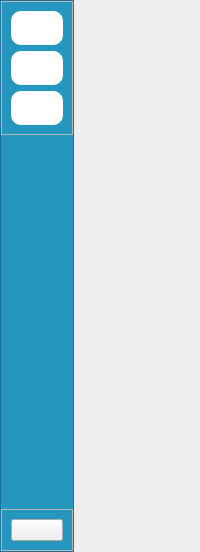
        <widget class="QWidget" name="left_menu" native="true">
         <layout class="QHBoxLayout" name="horizontalLayout_4">
          <property name="leftMargin">
           <number>0</number>
          </property>
          <property name="topMargin">
           <number>0</number>
          </property>
          <property name="rightMargin">
           <number>0</number>
          </property>
          <property name="bottomMargin">
           <number>0</number>
          </property>
          <item alignment="Qt::AlignmentFlag::AlignLeft">
           <widget class="QFrame" name="frame">
            <property name="styleSheet">
             <string notr="true">#frame{
	background-color:  #2596be;
}</string>
            </property>
            <property name="frameShape">
             <enum>QFrame::Shape::StyledPanel</enum>
            </property>
            <property name="frameShadow">
             <enum>QFrame::Shadow::Raised</enum>
            </property>
            <layout class="QVBoxLayout" name="verticalLayout_3">
             <property name="leftMargin">
              <number>0</number>
             </property>
             <property name="topMargin">
              <number>0</number>
             </property>
             <property name="rightMargin">
              <number>0</number>
             </property>
             <property name="bottomMargin">
              <number>0</number>
             </property>
             <item>
              <widget class="QFrame" name="frame_2">
               <property name="styleSheet">
                <string notr="true">QPushButton{
	background-color: white;
	border-radius: 10px;
	padding: 10px;
}</string>
               </property>
               <property name="frameShape">
                <enum>QFrame::Shape::StyledPanel</enum>
               </property>
               <property name="frameShadow">
                <enum>QFrame::Shadow::Raised</enum>
               </property>
               <layout class="QVBoxLayout" name="verticalLayout">
                <item>
                 <widget class="QPushButton" name="pushButton_2">
                  <property name="text">
                   <string/>
                  </property>
                  <property name="icon">
                   <iconset resource="../resources.qrc">
                    <normaloff>:/icons/icons/caddie.png</normaloff>:/icons/icons/caddie.png</iconset>
                  </property>
                  <property name="iconSize">
                   <size>
                    <width>32</width>
                    <height>32</height>
                   </size>
                  </property>
                 </widget>
                </item>
                <item>
                 <widget class="QPushButton" name="pushButton_3">
                  <property name="text">
                   <string/>
                  </property>
                  <property name="icon">
                   <iconset resource="../resources.qrc">
                    <normaloff>:/icons/icons/stock.png</normaloff>:/icons/icons/stock.png</iconset>
                  </property>
                  <property name="iconSize">
                   <size>
                    <width>32</width>
                    <height>32</height>
                   </size>
                  </property>
                 </widget>
                </item>
                <item>
                 <widget class="QPushButton" name="pushButton_4">
                  <property name="text">
                   <string/>
                  </property>
                  <property name="icon">
                   <iconset resource="../resources.qrc">
                    <normaloff>:/icons/icons/avatar.png</normaloff>:/icons/icons/avatar.png</iconset>
                  </property>
                  <property name="iconSize">
                   <size>
                    <width>32</width>
                    <height>32</height>
                   </size>
                  </property>
                 </widget>
                </item>
               </layout>
              </widget>
             </item>
             <item>
              <spacer name="verticalSpacer">
               <property name="orientation">
                <enum>Qt::Orientation::Vertical</enum>
               </property>
               <property name="sizeHint" stdset="0">
                <size>
                 <width>20</width>
                 <height>368</height>
                </size>
               </property>
              </spacer>
             </item>
             <item>
              <widget class="QFrame" name="frame_3">
               <property name="frameShape">
                <enum>QFrame::Shape::StyledPanel</enum>
               </property>
               <property name="frameShadow">
                <enum>QFrame::Shadow::Raised</enum>
               </property>
               <layout class="QVBoxLayout" name="verticalLayout_2">
                <item>
                 <widget class="QPushButton" name="pushButton">
                  <property name="text">
                   <string/>
                  </property>
                  <property name="icon">
                   <iconset resource="../resources.qrc">
                    <normaloff>:/icons/icons/caddie.png</normaloff>:/icons/icons/caddie.png</iconset>
                  </property>
                  <property name="iconSize">
                   <size>
                    <width>32</width>
                    <height>32</height>
                   </size>
                  </property>
                 </widget>
                </item>
               </layout>
              </widget>
             </item>
            </layout>
           </widget>
          </item>
         </layout>
        </widget>
